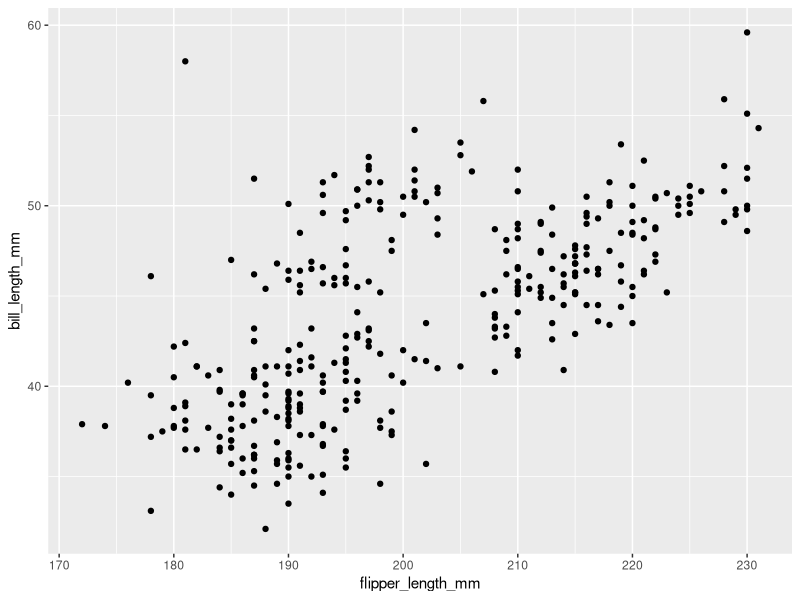

The R script that drew this image:
## ---- chunk 1
knitr::opts_chunk$set(echo = TRUE)
library(tidyverse)
library(palmerpenguins)
## ---- chunk 2
5 + 5 
## ---- chunk 3
ggplot(data = penguins, aes(x = flipper_length_mm, y = bill_length_mm)) +
  geom_point()
